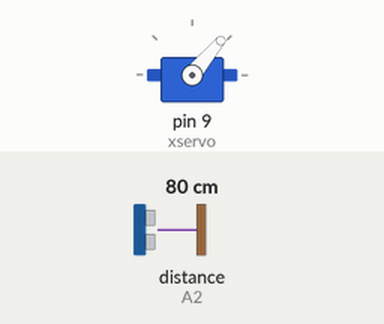
A sketch run on a simulated Arduino Uno, built with avr-gcc and run on an emulated ATmega328P. Parts: servo. The test bench sets the inputs (shaded band); at power-on: distance to the obstacle (sensor on A2) 80 cm. The echo pulse lasts 58.3 µs per cm; what the sketch prints to the serial monitor is not drawn.

Above: at 2.65 s.
At 3.6 s:
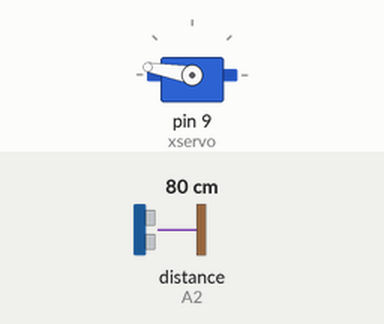
At 4.5 s:
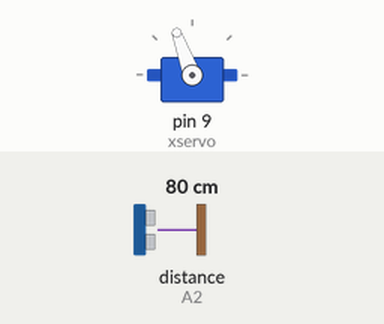
Timing chart, 0 to 7.0 s (numbered marks = the images above):
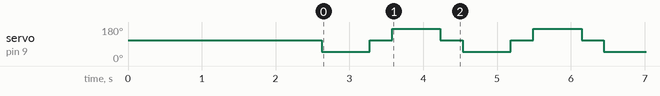

Measured:
- by itself, servo on pin 9 (xservo): repeats every 1.9 s: 110° 0.30 s, 170° 0.66 s, 110° 0.30 s, 50° 0.66 s

The sketch:

test_servo_and_ultra.ino
```cpp
#include <Servo.h>
#include <NewPing.h>

#define TRIGGER_PIN  A1
#define ECHO_PIN  A2
#define MAX_DISTANCE  200

#define MAX_SPEED 200;

Servo xservo;
NewPing sonar(TRIGGER_PIN, ECHO_PIN, MAX_DISTANCE);

int left = 50;
int right = 170;
int center = 110;
int distance = 100;
void setup() {

  Serial.begin(9600);
  xservo.attach(9);

  xservo.write(center);
  delay(2000);
  distance = cal_distance();
  delay(100);
  distance = cal_distance();
  delay(100);
  distance = cal_distance();
  delay(100);
  distance = cal_distance();
  delay(100);

}

void loop() {
  int L_dist = 0;
  int R_dist = 0;

  L_dist = seek_left_distance();
  Serial.print(L_dist);
  delay(300);
  R_dist = seek_right_distance();
  Serial.print(R_dist);
  delay(300);


}

int cal_distance(){
  delay(50);
  int cm = sonar.ping_cm();
  if (cm== 0){
    cm = 250;
  }
  return cm;
}

int seek_left_distance(){
  xservo.write(left);
  delay(500);
  int distance = cal_distance();
  delay(100);
  xservo.write(center);
  return distance;
}

int seek_right_distance(){
  xservo.write(right);
  delay(500);
  int distance = cal_distance();
  delay(100);
  xservo.write(center);
  return distance;
}
```
